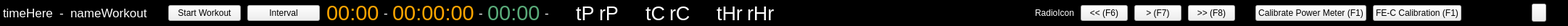
<?xml version="1.0" encoding="UTF-8"?>
<ui version="4.0">
 <class>TopMenuWorkout</class>
 <widget class="QWidget" name="TopMenuWorkout">
  <property name="geometry">
   <rect>
    <x>0</x>
    <y>0</y>
    <width>2162</width>
    <height>29</height>
   </rect>
  </property>
  <property name="sizePolicy">
   <sizepolicy hsizetype="Preferred" vsizetype="Fixed">
    <horstretch>0</horstretch>
    <verstretch>0</verstretch>
   </sizepolicy>
  </property>
  <property name="maximumSize">
   <size>
    <width>16777215</width>
    <height>29</height>
   </size>
  </property>
  <property name="windowTitle">
   <string>Form</string>
  </property>
  <property name="styleSheet">
   <string notr="true">/* Background color */
QFrame#frame_menu {
        background-color: rgb(0, 0, 0);
}

QGroupBox#groupBox_commandWorkout {
     border: 2px solid gray;
	 background-color: rgb(0, 0, 0);


margin-top:-6px;

}
QGroupBox::title {
    margin:0px;
	padding: 0px;
}

QLabel {
color:white;
}

/* COULEUR LABEL */
#label_timeElapsed, #label_remainingTime {
	color: orange;
}
#label_intervalTime {
	color: rgb(89, 171, 121);
}


/*
 QGroupBox {
     background-color: qlineargradient(x1: 0, y1: 0, x2: 0, y2: 1,
                                       stop: 0 #E0E0E0, stop: 1 #FFFFFF);
     border: 2px solid gray;
     border-radius: 1px;
 }
*/






/* MINIMIZE */
QPushButton#pushButton_minimize {
        image: url(:/image/icon/min1);
border-radius: 1px;
}

QPushButton#pushButton_minimize:hover {
        image: url(:/image/icon/min2);
border-radius: 1px;
}


/* EXPAND */
/*
QPushButton#pushButton_expand {
        image: url(:/image/icon/exp1);
border-radius: 1px;
}

QPushButton#pushButton_expand:hover {
        image: url(:/image/icon/exp2);
border-radius: 1px;
}
*/


/* CLOSE */
QPushButton#pushButton_exit {
        image: url(:/image/icon/exit1);
border-radius: 1px;
}

QPushButton#pushButton_exit:hover {
        image: url(:/image/icon/exit2);
border-radius: 1px;
}


/* CONFIG */
QPushButton#pushButton_config {
        image: url(:/image/icon/conf1);
border-radius: 1px;
}

QPushButton#pushButton_config:hover {
        image: url(:/image/icon/conf2);
border-radius: 1px;
}












</string>
  </property>
  <layout class="QVBoxLayout" name="verticalLayout">
   <property name="spacing">
    <number>0</number>
   </property>
   <property name="leftMargin">
    <number>0</number>
   </property>
   <property name="topMargin">
    <number>0</number>
   </property>
   <property name="rightMargin">
    <number>0</number>
   </property>
   <property name="bottomMargin">
    <number>0</number>
   </property>
   <item>
    <widget class="QFrame" name="frame_menu">
     <property name="frameShape">
      <enum>QFrame::StyledPanel</enum>
     </property>
     <property name="frameShadow">
      <enum>QFrame::Raised</enum>
     </property>
     <layout class="QHBoxLayout" name="horizontalLayout">
      <property name="spacing">
       <number>9</number>
      </property>
      <property name="leftMargin">
       <number>3</number>
      </property>
      <property name="topMargin">
       <number>0</number>
      </property>
      <property name="rightMargin">
       <number>0</number>
      </property>
      <property name="bottomMargin">
       <number>0</number>
      </property>
      <item>
       <widget class="QLabel" name="label_currentTime">
        <property name="minimumSize">
         <size>
          <width>0</width>
          <height>0</height>
         </size>
        </property>
        <property name="font">
         <font>
          <pointsize>13</pointsize>
         </font>
        </property>
        <property name="text">
         <string>timeHere</string>
        </property>
       </widget>
      </item>
      <item>
       <widget class="QLabel" name="label_dash1">
        <property name="minimumSize">
         <size>
          <width>0</width>
          <height>0</height>
         </size>
        </property>
        <property name="font">
         <font>
          <pointsize>13</pointsize>
         </font>
        </property>
        <property name="text">
         <string>-</string>
        </property>
       </widget>
      </item>
      <item>
       <widget class="QLabel" name="label_nameWorkout">
        <property name="font">
         <font>
          <family>Lucida Grande</family>
          <pointsize>13</pointsize>
          <weight>50</weight>
          <bold>false</bold>
         </font>
        </property>
        <property name="text">
         <string>nameWorkout</string>
        </property>
       </widget>
      </item>
      <item>
       <spacer name="horizontalSpacer_4">
        <property name="orientation">
         <enum>Qt::Horizontal</enum>
        </property>
        <property name="sizeType">
         <enum>QSizePolicy::Fixed</enum>
        </property>
        <property name="sizeHint" stdset="0">
         <size>
          <width>20</width>
          <height>24</height>
         </size>
        </property>
       </spacer>
      </item>
      <item>
       <widget class="QPushButton" name="pushButton_start">
        <property name="sizePolicy">
         <sizepolicy hsizetype="Fixed" vsizetype="Fixed">
          <horstretch>0</horstretch>
          <verstretch>0</verstretch>
         </sizepolicy>
        </property>
        <property name="minimumSize">
         <size>
          <width>100</width>
          <height>0</height>
         </size>
        </property>
        <property name="maximumSize">
         <size>
          <width>125</width>
          <height>16777215</height>
         </size>
        </property>
        <property name="cursor">
         <cursorShape>ArrowCursor</cursorShape>
        </property>
        <property name="focusPolicy">
         <enum>Qt::NoFocus</enum>
        </property>
        <property name="text">
         <string>Start Workout</string>
        </property>
        <property name="icon">
         <iconset resource="../MyResources.qrc">
          <normaloff>:/image/icon/play</normaloff>:/image/icon/play</iconset>
        </property>
        <property name="iconSize">
         <size>
          <width>15</width>
          <height>15</height>
         </size>
        </property>
        <property name="autoDefault">
         <bool>false</bool>
        </property>
        <property name="default">
         <bool>false</bool>
        </property>
        <property name="class" stdset="0">
         <string/>
        </property>
       </widget>
      </item>
      <item>
       <widget class="QPushButton" name="pushButton_lap">
        <property name="sizePolicy">
         <sizepolicy hsizetype="Fixed" vsizetype="Fixed">
          <horstretch>0</horstretch>
          <verstretch>0</verstretch>
         </sizepolicy>
        </property>
        <property name="minimumSize">
         <size>
          <width>100</width>
          <height>0</height>
         </size>
        </property>
        <property name="maximumSize">
         <size>
          <width>125</width>
          <height>16777215</height>
         </size>
        </property>
        <property name="cursor">
         <cursorShape>ArrowCursor</cursorShape>
        </property>
        <property name="focusPolicy">
         <enum>Qt::NoFocus</enum>
        </property>
        <property name="text">
         <string>Interval</string>
        </property>
        <property name="iconSize">
         <size>
          <width>50</width>
          <height>40</height>
         </size>
        </property>
       </widget>
      </item>
      <item>
       <widget class="QFrame" name="frame_timer">
        <property name="frameShape">
         <enum>QFrame::NoFrame</enum>
        </property>
        <property name="frameShadow">
         <enum>QFrame::Raised</enum>
        </property>
        <layout class="QHBoxLayout" name="horizontalLayout_2">
         <property name="spacing">
          <number>6</number>
         </property>
         <property name="leftMargin">
          <number>0</number>
         </property>
         <property name="topMargin">
          <number>0</number>
         </property>
         <property name="rightMargin">
          <number>0</number>
         </property>
         <property name="bottomMargin">
          <number>0</number>
         </property>
         <item>
          <widget class="QLabel" name="label_timeElapsed">
           <property name="font">
            <font>
             <pointsize>22</pointsize>
             <weight>50</weight>
             <bold>false</bold>
             <stylestrategy>PreferAntialias</stylestrategy>
            </font>
           </property>
           <property name="text">
            <string>00:00</string>
           </property>
          </widget>
         </item>
         <item>
          <widget class="QLabel" name="label_dash2">
           <property name="minimumSize">
            <size>
             <width>0</width>
             <height>0</height>
            </size>
           </property>
           <property name="font">
            <font>
             <pointsize>13</pointsize>
            </font>
           </property>
           <property name="text">
            <string>-</string>
           </property>
          </widget>
         </item>
         <item>
          <widget class="QLabel" name="label_remainingTime">
           <property name="font">
            <font>
             <pointsize>22</pointsize>
             <weight>50</weight>
             <bold>false</bold>
             <stylestrategy>PreferAntialias</stylestrategy>
            </font>
           </property>
           <property name="text">
            <string>00:00:00</string>
           </property>
          </widget>
         </item>
         <item>
          <widget class="QLabel" name="label_dash3">
           <property name="minimumSize">
            <size>
             <width>0</width>
             <height>0</height>
            </size>
           </property>
           <property name="font">
            <font>
             <pointsize>13</pointsize>
            </font>
           </property>
           <property name="text">
            <string>-</string>
           </property>
          </widget>
         </item>
         <item>
          <widget class="QLabel" name="label_intervalTime">
           <property name="font">
            <font>
             <pointsize>22</pointsize>
             <weight>50</weight>
             <bold>false</bold>
             <stylestrategy>PreferAntialias</stylestrategy>
            </font>
           </property>
           <property name="text">
            <string>00:00</string>
           </property>
          </widget>
         </item>
         <item>
          <widget class="QLabel" name="label_dash4">
           <property name="minimumSize">
            <size>
             <width>0</width>
             <height>0</height>
            </size>
           </property>
           <property name="font">
            <font>
             <pointsize>13</pointsize>
            </font>
           </property>
           <property name="text">
            <string>-</string>
           </property>
          </widget>
         </item>
         <item>
          <widget class="QLabel" name="label_imagePower">
           <property name="sizePolicy">
            <sizepolicy hsizetype="Minimum" vsizetype="Minimum">
             <horstretch>0</horstretch>
             <verstretch>0</verstretch>
            </sizepolicy>
           </property>
           <property name="minimumSize">
            <size>
             <width>25</width>
             <height>25</height>
            </size>
           </property>
           <property name="text">
            <string/>
           </property>
          </widget>
         </item>
         <item>
          <widget class="QLabel" name="label_targetPower">
           <property name="font">
            <font>
             <pointsize>20</pointsize>
             <weight>50</weight>
             <bold>false</bold>
             <stylestrategy>PreferAntialias</stylestrategy>
            </font>
           </property>
           <property name="text">
            <string>tP</string>
           </property>
          </widget>
         </item>
         <item>
          <widget class="QLabel" name="label_rangePower">
           <property name="font">
            <font>
             <pointsize>20</pointsize>
             <weight>50</weight>
             <bold>false</bold>
             <stylestrategy>PreferAntialias</stylestrategy>
            </font>
           </property>
           <property name="text">
            <string>rP</string>
           </property>
          </widget>
         </item>
         <item>
          <widget class="QLabel" name="label_imageCad">
           <property name="sizePolicy">
            <sizepolicy hsizetype="Minimum" vsizetype="Minimum">
             <horstretch>0</horstretch>
             <verstretch>0</verstretch>
            </sizepolicy>
           </property>
           <property name="minimumSize">
            <size>
             <width>25</width>
             <height>25</height>
            </size>
           </property>
           <property name="text">
            <string/>
           </property>
          </widget>
         </item>
         <item>
          <widget class="QLabel" name="label_targetCad">
           <property name="font">
            <font>
             <pointsize>20</pointsize>
             <weight>50</weight>
             <bold>false</bold>
             <stylestrategy>PreferAntialias</stylestrategy>
            </font>
           </property>
           <property name="text">
            <string>tC</string>
           </property>
          </widget>
         </item>
         <item>
          <widget class="QLabel" name="label_rangeCad">
           <property name="font">
            <font>
             <pointsize>20</pointsize>
             <weight>50</weight>
             <bold>false</bold>
             <stylestrategy>PreferAntialias</stylestrategy>
            </font>
           </property>
           <property name="text">
            <string>rC</string>
           </property>
          </widget>
         </item>
         <item>
          <widget class="QLabel" name="label_imageHr">
           <property name="sizePolicy">
            <sizepolicy hsizetype="Minimum" vsizetype="Minimum">
             <horstretch>0</horstretch>
             <verstretch>0</verstretch>
            </sizepolicy>
           </property>
           <property name="minimumSize">
            <size>
             <width>24</width>
             <height>24</height>
            </size>
           </property>
           <property name="text">
            <string/>
           </property>
          </widget>
         </item>
         <item>
          <widget class="QLabel" name="label_targetHr">
           <property name="font">
            <font>
             <pointsize>20</pointsize>
             <weight>50</weight>
             <bold>false</bold>
             <stylestrategy>PreferAntialias</stylestrategy>
            </font>
           </property>
           <property name="text">
            <string>tHr</string>
           </property>
          </widget>
         </item>
         <item>
          <widget class="QLabel" name="label_rangeHr">
           <property name="font">
            <font>
             <pointsize>20</pointsize>
             <weight>50</weight>
             <bold>false</bold>
             <stylestrategy>PreferAntialias</stylestrategy>
            </font>
           </property>
           <property name="text">
            <string>rHr</string>
           </property>
          </widget>
         </item>
        </layout>
       </widget>
      </item>
      <item>
       <spacer name="horizontalSpacer_3">
        <property name="orientation">
         <enum>Qt::Horizontal</enum>
        </property>
        <property name="sizeHint" stdset="0">
         <size>
          <width>40</width>
          <height>20</height>
         </size>
        </property>
       </spacer>
      </item>
      <item>
       <widget class="FaderLabel" name="label_radioStatus">
        <property name="text">
         <string/>
        </property>
       </widget>
      </item>
      <item>
       <widget class="QLabel" name="label_radioIcon">
        <property name="text">
         <string>RadioIcon</string>
        </property>
       </widget>
      </item>
      <item>
       <widget class="QPushButton" name="pushButton_prevRadio">
        <property name="maximumSize">
         <size>
          <width>65</width>
          <height>16777215</height>
         </size>
        </property>
        <property name="cursor">
         <cursorShape>ArrowCursor</cursorShape>
        </property>
        <property name="focusPolicy">
         <enum>Qt::NoFocus</enum>
        </property>
        <property name="text">
         <string>&lt;&lt; (F6)</string>
        </property>
       </widget>
      </item>
      <item>
       <widget class="QPushButton" name="pushButton_playPauseRadio">
        <property name="maximumSize">
         <size>
          <width>65</width>
          <height>16777215</height>
         </size>
        </property>
        <property name="cursor">
         <cursorShape>ArrowCursor</cursorShape>
        </property>
        <property name="focusPolicy">
         <enum>Qt::NoFocus</enum>
        </property>
        <property name="text">
         <string>&gt; (F7)</string>
        </property>
       </widget>
      </item>
      <item>
       <widget class="QPushButton" name="pushButton_nextRadio">
        <property name="maximumSize">
         <size>
          <width>65</width>
          <height>16777215</height>
         </size>
        </property>
        <property name="cursor">
         <cursorShape>ArrowCursor</cursorShape>
        </property>
        <property name="focusPolicy">
         <enum>Qt::NoFocus</enum>
        </property>
        <property name="text">
         <string>&gt;&gt; (F8)</string>
        </property>
       </widget>
      </item>
      <item>
       <widget class="QFrame" name="frame_radio">
        <property name="frameShape">
         <enum>QFrame::NoFrame</enum>
        </property>
        <property name="frameShadow">
         <enum>QFrame::Raised</enum>
        </property>
        <layout class="QHBoxLayout" name="horizontalLayout_3">
         <property name="leftMargin">
          <number>0</number>
         </property>
         <property name="topMargin">
          <number>0</number>
         </property>
         <property name="rightMargin">
          <number>0</number>
         </property>
         <property name="bottomMargin">
          <number>0</number>
         </property>
        </layout>
       </widget>
      </item>
      <item>
       <spacer name="horizontalSpacer_2">
        <property name="orientation">
         <enum>Qt::Horizontal</enum>
        </property>
        <property name="sizeType">
         <enum>QSizePolicy::Fixed</enum>
        </property>
        <property name="sizeHint" stdset="0">
         <size>
          <width>10</width>
          <height>1</height>
         </size>
        </property>
       </spacer>
      </item>
      <item>
       <widget class="QPushButton" name="pushButton_calibratePM">
        <property name="minimumSize">
         <size>
          <width>130</width>
          <height>0</height>
         </size>
        </property>
        <property name="cursor">
         <cursorShape>ArrowCursor</cursorShape>
        </property>
        <property name="focusPolicy">
         <enum>Qt::NoFocus</enum>
        </property>
        <property name="text">
         <string>Calibrate Power Meter (F1)</string>
        </property>
        <property name="class" stdset="0">
         <string/>
        </property>
       </widget>
      </item>
      <item>
       <widget class="QPushButton" name="pushButton_calibrateFEC">
        <property name="minimumSize">
         <size>
          <width>110</width>
          <height>0</height>
         </size>
        </property>
        <property name="cursor">
         <cursorShape>ArrowCursor</cursorShape>
        </property>
        <property name="focusPolicy">
         <enum>Qt::NoFocus</enum>
        </property>
        <property name="text">
         <string>FE-C Calibration (F1)</string>
        </property>
        <property name="class" stdset="0">
         <string/>
        </property>
       </widget>
      </item>
      <item>
       <spacer name="horizontalSpacer">
        <property name="orientation">
         <enum>Qt::Horizontal</enum>
        </property>
        <property name="sizeType">
         <enum>QSizePolicy::Fixed</enum>
        </property>
        <property name="sizeHint" stdset="0">
         <size>
          <width>10</width>
          <height>24</height>
         </size>
        </property>
       </spacer>
      </item>
      <item>
       <widget class="QPushButton" name="pushButton_config">
        <property name="sizePolicy">
         <sizepolicy hsizetype="Fixed" vsizetype="Fixed">
          <horstretch>0</horstretch>
          <verstretch>0</verstretch>
         </sizepolicy>
        </property>
        <property name="minimumSize">
         <size>
          <width>20</width>
          <height>25</height>
         </size>
        </property>
        <property name="maximumSize">
         <size>
          <width>20</width>
          <height>25</height>
         </size>
        </property>
        <property name="toolTip">
         <string>Settings</string>
        </property>
        <property name="text">
         <string/>
        </property>
        <property name="iconSize">
         <size>
          <width>20</width>
          <height>25</height>
         </size>
        </property>
       </widget>
      </item>
      <item>
       <layout class="QHBoxLayout" name="horizontalLayout_customButton">
        <property name="leftMargin">
         <number>20</number>
        </property>
        <item>
         <widget class="QPushButton" name="pushButton_minimize">
          <property name="sizePolicy">
           <sizepolicy hsizetype="Fixed" vsizetype="Fixed">
            <horstretch>0</horstretch>
            <verstretch>0</verstretch>
           </sizepolicy>
          </property>
          <property name="minimumSize">
           <size>
            <width>20</width>
            <height>25</height>
           </size>
          </property>
          <property name="maximumSize">
           <size>
            <width>20</width>
            <height>25</height>
           </size>
          </property>
          <property name="text">
           <string/>
          </property>
          <property name="iconSize">
           <size>
            <width>20</width>
            <height>25</height>
           </size>
          </property>
         </widget>
        </item>
        <item>
         <widget class="QPushButton" name="pushButton_expand">
          <property name="sizePolicy">
           <sizepolicy hsizetype="Fixed" vsizetype="Fixed">
            <horstretch>0</horstretch>
            <verstretch>0</verstretch>
           </sizepolicy>
          </property>
          <property name="minimumSize">
           <size>
            <width>20</width>
            <height>25</height>
           </size>
          </property>
          <property name="maximumSize">
           <size>
            <width>20</width>
            <height>25</height>
           </size>
          </property>
          <property name="text">
           <string/>
          </property>
          <property name="iconSize">
           <size>
            <width>20</width>
            <height>25</height>
           </size>
          </property>
         </widget>
        </item>
        <item>
         <widget class="QPushButton" name="pushButton_exit">
          <property name="sizePolicy">
           <sizepolicy hsizetype="Fixed" vsizetype="Fixed">
            <horstretch>0</horstretch>
            <verstretch>0</verstretch>
           </sizepolicy>
          </property>
          <property name="minimumSize">
           <size>
            <width>20</width>
            <height>25</height>
           </size>
          </property>
          <property name="maximumSize">
           <size>
            <width>20</width>
            <height>25</height>
           </size>
          </property>
          <property name="text">
           <string/>
          </property>
          <property name="iconSize">
           <size>
            <width>20</width>
            <height>25</height>
           </size>
          </property>
         </widget>
        </item>
       </layout>
      </item>
     </layout>
    </widget>
   </item>
  </layout>
 </widget>
 <customwidgets>
  <customwidget>
   <class>FaderLabel</class>
   <extends>QLabel</extends>
   <header>faderlabel.h</header>
  </customwidget>
 </customwidgets>
 <resources>
  <include location="../MyResources.qrc"/>
 </resources>
 <connections/>
</ui>
